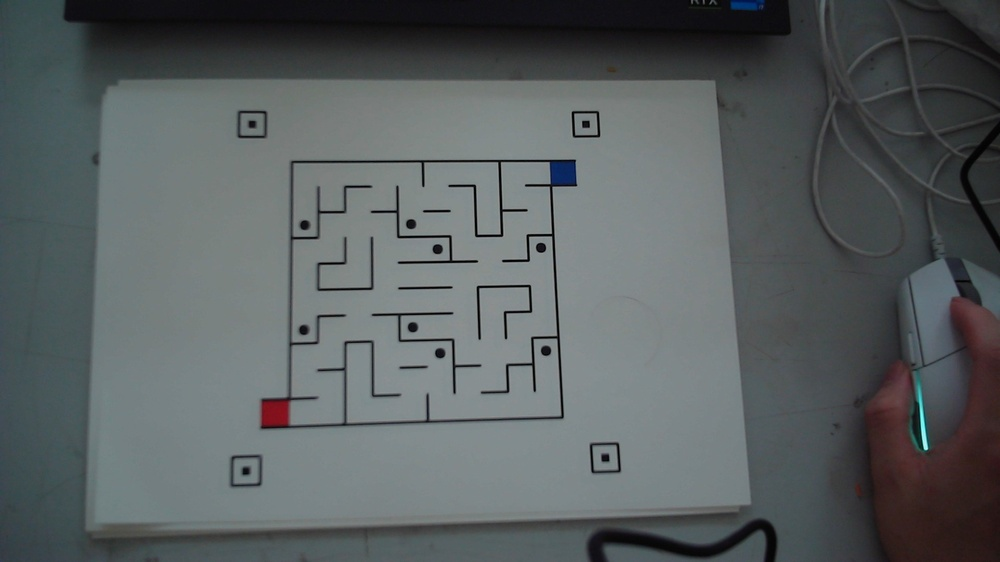
#> input picture detect/2.JPG, 1000 x 562 px, shrunk from 1920 x 1080 before the run
$ python -i colordiff.py   (imports and definitions only)
#> lines starting #> are read from the running program, lines starting #| are printed output that depends on the picture; after the words box and inside, x2 and y2 are one past the last pixel; in counts of white or black regions, pixels touching at a corner belong together
#> further down, picture is the input picture: shape (562, 1000, 3); mean B, G, R 95.9, 94.8, 88.8
import cv2
def color_diff(img):
    cols = img.shape[0]
    rows = img.shape[1]
    bgr = img[int(cols / 2), int(rows / 2)]
    b = bgr[0]
    g = bgr[1]
    r = bgr[2]
    if (b > r):
        print("blue")
    else:
        print("red")


def fake_det(img):
    gray = cv2.cvtColor(img, cv2.COLOR_BGR2GRAY)
    ret, binary = cv2.threshold(gray, 127, 255, cv2.THRESH_BINARY)
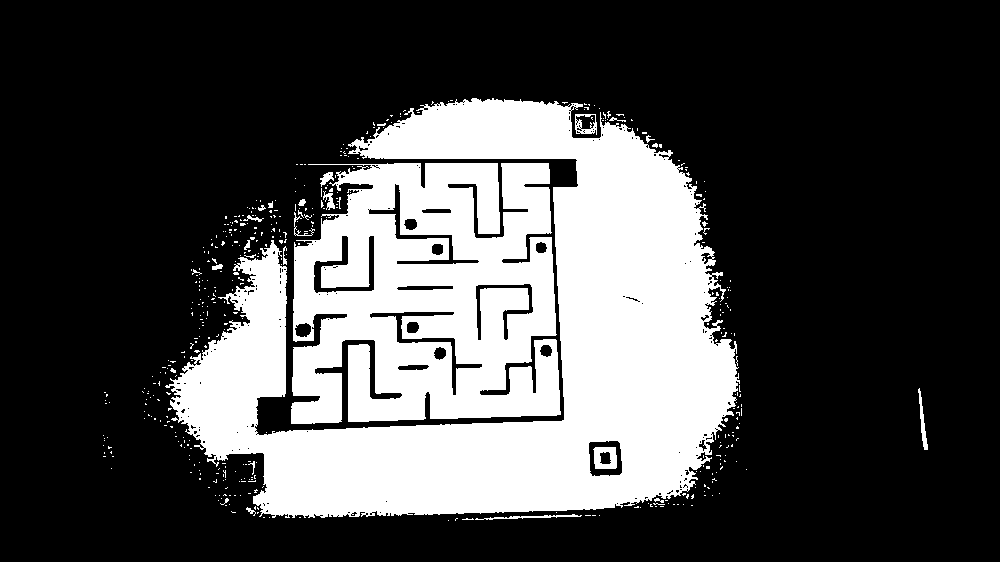
#> binary: shape (562, 1000); 28.8% white; 457 white regions (433 under 20 px)

    contours, hierarchy = cv2.findContours(binary, cv2.RETR_CCOMP, cv2.CHAIN_APPROX_SIMPLE)
#> contours = 693 contours, 654 with area under 20; largest, box (x1, y1, x2, y2) and area: (165, 98, 740, 518) 102929, (291, 163, 561, 424) 58228, (369, 311, 483, 396) 1172, (368, 183, 480, 265) 1124, (313, 235, 375, 294) 1120
    a=len(contours)
#> a = 693
    if(a>4):
        print("fake")
    else:
        print("true")

>>> import cv2
>>> picture = cv2.imread('2.JPG')
>>> result = fake_det(picture)
